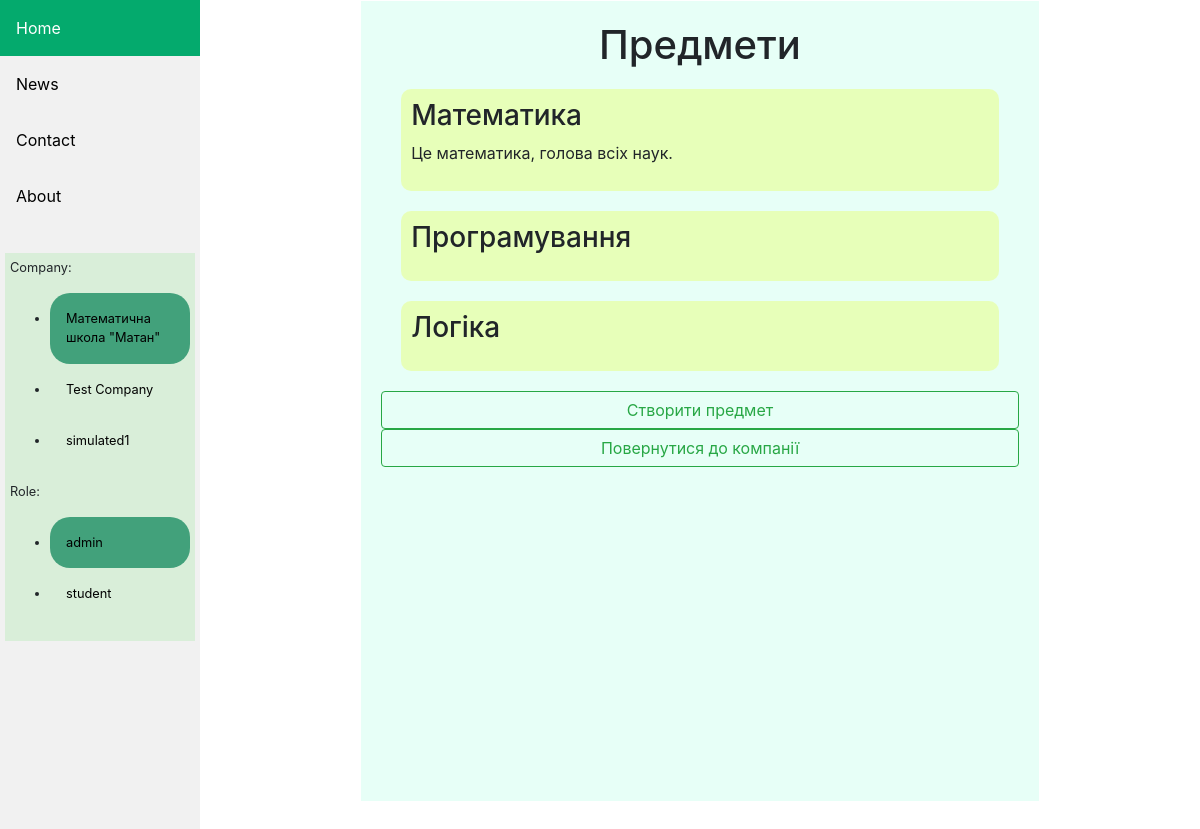
The page /main/company/1/subjects on the database its author committed.
### main/models.py (models this page shows, shortened)
class Company(models.Model):
    owner = models.ForeignKey(UserProfile, on_delete=models.PROTECT)
    name = models.CharField(max_length=60)
    description = models.TextField(max_length=1000, blank=True)
    C_t_min = models.IntegerField(default=0)  # %
    C_s_min = models.IntegerField(default=0)
    p_t_ser = models.FloatField(default=6)
    p_s_ser = models.FloatField(default=5)

class Role(models.Model):
    name = models.CharField(max_length=25)

class Subject(models.Model):
    name = models.CharField(max_length=60)
    description = models.TextField(max_length=1000, blank=True)
    company = models.ForeignKey(Company, on_delete=models.CASCADE)

### main/views.py (the view)
# urls.py: path('company/<int:id>/subjects', subjects, name='subjects'),
def subjects(request, id):
    comp_user = CompanyUser.objects.get(id=id)
    return render(request, 'subject_list.html', {'subjects': Subject.objects.filter(company=comp_user.company),
                                                 'comp_user': comp_user})

### authsys/models.py (called while the page is built)
    @property
    def my_companies(self):
        companies = []
        ids = []
        for c_user in self.companyuser_set.all():
            company = c_user.company
            company.selected = c_user.id == self.active_company_user_id
            if company.id in ids:
                if company.selected:
                    companies[ids.index(company.id)] = company
                continue
            ids.append(company.id)
            companies.append(company)
        print([comp.selected for comp in companies])
        return companies

    @property
    def available_roles(self):
        if not self.active_company_user:
            return []
        roles = []
        for company_user in self.companyuser_set.filter(company=self.active_company_user.company):
            role = company_user.role
            role.selected = self.active_company_user_id == company_user.id
            roles.append(role)
        return roles

### main/templates/subject_list.html (shortened to what this page needs)
{% extends 'base.html' %}
{% block content %}
<div class="wrapper">
    <div class="company">
        <div class="subjects">
            <h1 class="h1">Предмети</h1>
            {% for subject in subjects %}
                <a href="{% url 'main:edit_subject' comp_user.id subject.id %}">
                <div class="subject">
                    <h3>{{ subject.name }}</h3>
                    <p>{{ subject.description }}</p>
                </div>
                </a>
            {% endfor %}
            </div>
        <button class="btn btn-outline-success" onclick="window.location='{% url 'main:create_subject' comp_user.id %}'">Створити предмет</button>
        <button class="btn btn-outline-success" onclick="window.location='{% url 'main:enter_company' comp_user.id %}'">Повернутися до компанії</button>
    </div>
</div>
{% endblock %}

### main/templates/sidebar.html
<div class="sidebar">
  <a class="active" href="#home">Home</a>
  <a href="#news">News</a>
  <a href="#contact">Contact</a>
  <a href="#about">About</a>
  <br>
  <div class="roles_panel">
    <p>Company: </p>
    <ul>
      {% for company in comp_user.userprofile.my_companies %}
          <li><a {% if company.selected %} style="background-color: #148a5fc3;;" {% endif %} href="/main/enter_company/{{ company.id }}"> {{ company.name }} </a></li>
      {% endfor %}
    </ul>
    <p>Role: </p>
    <ul>
      {% for role in comp_user.userprofile.available_roles %}
        <li><a {% if role.selected %} style="background-color: #148a5fc3;;" {% endif %}  href="/main/change_role/{{ role.id }}">{{ role.name }}</a></li>
      {% endfor %}
    </ul>
  </div>
</div>

### main/static/CSS/sidebar.css (style rules this page uses)
.sidebar { margin: 0; padding: 0; width: 200px; background-color: #f1f1f1; position: fixed; height: 100%; overflow: auto; }
.roles_panel { margin: 5px; padding: 5px; background-color: rgba(0, 200, 0, 0.1); font-size: 0.8em; }
.roles_panel li a { border-radius: 20px; }
.sidebar a { display: block; color: black; padding: 16px; text-decoration: none; }
.sidebar a.active { background-color: #04AA6D; color: white; }

### main/templates/subject_list.html (style rules this page uses)
a { color: inherit; text-decoration: inherit; }
body { margin: 0px; padding: 0px; }
.wrapper { display: flex; flex-direction: column; align-items: center; }
.company { display: flex; flex-direction: column; width: 70%; background-color: rgb(231, 255, 247); min-height: 800px; padding: 20px; }
h1 { text-align: center; }
.subject { border-radius: 10px; background-color: rgba(232, 255, 127, 0.514); min-height: 70px; margin: 20px; padding: 10px; transition: 0.5s; }

### rows shown on the page
Company: name "Математична школа \"Матан\""
Company: name "Test Company"
Company: name "simulated1"
Role: name "admin"
Role: name "student"
Subject: name "Математика", description "Це математика, голова всіх наук."
Subject: name "Програмування"
Subject: name "Логіка"
